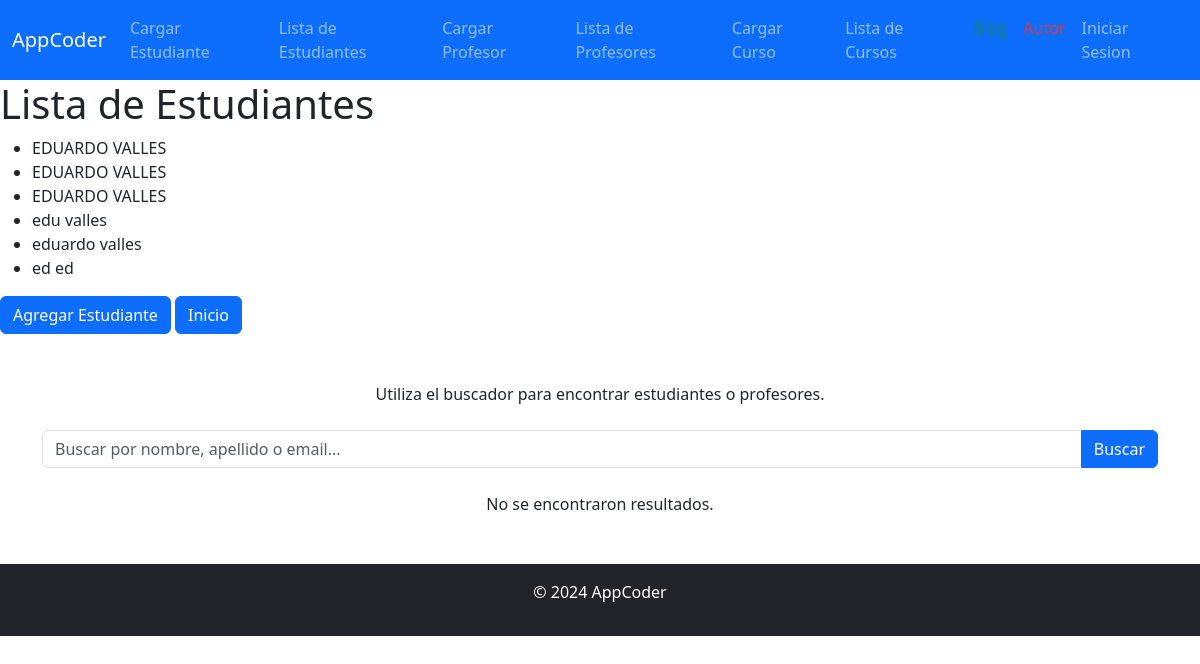
The page /estudiantes/ on the database its author committed.
### AppCoder/models.py (models this page shows, shortened)
class Estudiante(models.Model):
    nombre = models.CharField(max_length=100)
    apellido = models.CharField(max_length=100)
    email = models.EmailField()

### AppCoder/views.py (the view)
# urls.py: path('estudiantes/', lista_estudiantes, name='lista_estudiantes'),
def lista_estudiantes(request):
    estudiantes = Estudiante.objects.all()
    return render(request, "AppCoder/lista_estudiantes.html", {"estudiantes": estudiantes})

### templates/AppCoder/lista_estudiantes.html (shortened to what this page needs)
{% extends "AppCoder/index.html" %}
{% load  static %}
{% block cuerpo %}
    <h1>Lista de Estudiantes</h1>
    <ul>
        {% for estudiante in estudiantes%}
            <li>{{estudiante.nombre}} {{estudiante.apellido}}</li>
        {% endfor %}
    </ul>
    <a href="{% url "cargar_estudiante" %}" class="btn btn-primary">Agregar Estudiante</a>
    <a href="{% url "index" %}" class="btn btn-primary"> Inicio</a>
{% endblock %}

### rows shown on the page
Estudiante: nombre "EDUARDO", apellido "VALLES"
Estudiante: nombre "EDUARDO", apellido "VALLES"
Estudiante: nombre "EDUARDO", apellido "VALLES"
Estudiante: nombre "edu", apellido "valles"
Estudiante: nombre "eduardo", apellido "valles"
Estudiante: nombre "ed", apellido "ed"
